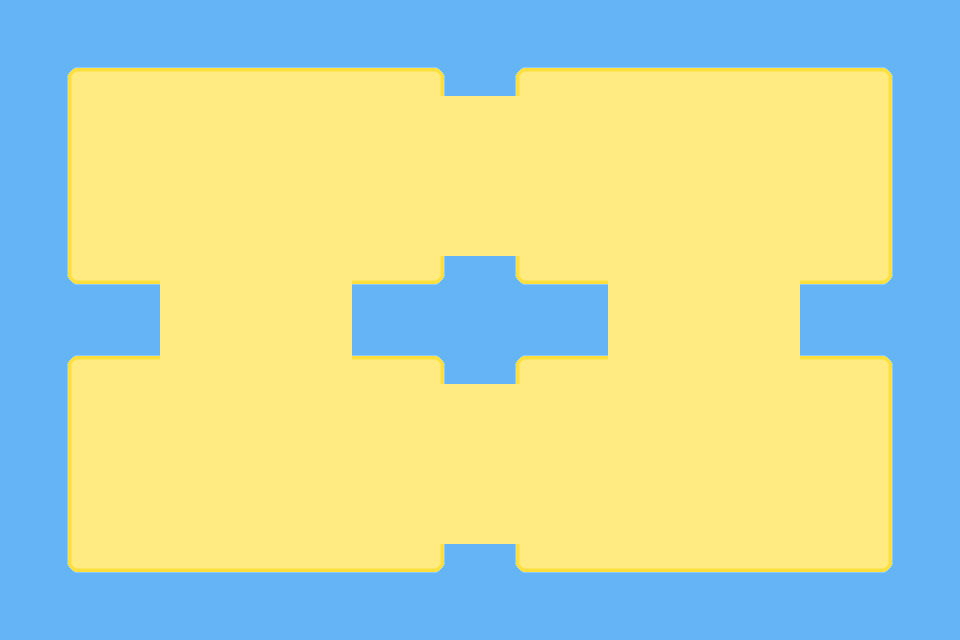

The image is a tile-based game level rendered from a .tmx file. Its description and complete source (layers, tilesets, objects, tile grids) follow:
An orthogonal 30x20 tile map with 32x32 px tiles, 1 tile layer (Tile Layer 1), 4 tilesets.

<map version="1.4" tiledversion="1.4.1" orientation="orthogonal" renderorder="right-down" width="30" height="20" tilewidth="32" tileheight="32" infinite="0" nextlayerid="3" nextobjectid="11">
 <tileset firstgid="1" source="tile_1.tsx" />
 <tileset firstgid="2" source="tile_2.tsx" />
 <tileset firstgid="3" source="tile_3.tsx" />
 <tileset firstgid="4" source="tile_4.tsx" />
 <layer id="1" name="Tile Layer 1" width="30" height="20">
  <data encoding="csv">
4,4,4,4,4,4,4,4,4,4,4,4,4,4,4,4,4,4,4,4,4,4,4,4,4,4,4,4,4,4,
4,4,4,4,4,4,4,4,4,4,4,4,4,4,4,4,4,4,4,4,4,4,4,4,4,4,4,4,4,4,
4,4,2,3,3,3,3,3,3,3,3,3,3,2147483650,4,4,2,3,3,3,3,3,3,3,3,3,3,2147483650,4,4,
4,4,1610612739,1,1,1,1,1,1,1,1,1,1,1,1,1,1,1,1,1,1,1,1,1,1,1,1,3758096387,4,4,
4,4,1610612739,1,1,1,1,1,1,1,1,1,1,1,1,1,1,1,1,1,1,1,1,1,1,1,1,3758096387,4,4,
4,4,1610612739,1,1,1,1,1,1,1,1,1,1,1,1,1,1,1,1,1,1,1,1,1,1,1,1,3758096387,4,4,
4,4,1610612739,1,1,1,1,1,1,1,1,1,1,1,1,1,1,1,1,1,1,1,1,1,1,1,1,3758096387,4,4,
4,4,1610612739,1,1,1,1,1,1,1,1,1,1,1,1,1,1,1,1,1,1,1,1,1,1,1,1,3758096387,4,4,
4,4,1073741826,3221225475,3221225475,1,1,1,1,1,1,3221225475,3221225475,3221225474,4,4,1073741826,3221225475,3221225475,1,1,1,1,1,1,3221225475,3221225475,3221225474,4,4,
4,4,4,4,4,1,1,1,1,1,1,4,4,4,4,4,4,4,4,1,1,1,1,1,1,4,4,4,4,4,
4,4,4,4,4,1,1,1,1,1,1,4,4,4,4,4,4,4,4,1,1,1,1,1,1,4,4,4,4,4,
4,4,2,3,3,1,1,1,1,1,1,3,3,2147483650,4,4,2,3,3,1,1,1,1,1,1,3,3,2147483650,4,4,
4,4,1610612739,1,1,1,1,1,1,1,1,1,1,1,1,1,1,1,1,1,1,1,1,1,1,1,1,3758096387,4,4,
4,4,1610612739,1,1,1,1,1,1,1,1,1,1,1,1,1,1,1,1,1,1,1,1,1,1,1,1,3758096387,4,4,
4,4,1610612739,1,1,1,1,1,1,1,1,1,1,1,1,1,1,1,1,1,1,1,1,1,1,1,1,3758096387,4,4,
4,4,1610612739,1,1,1,1,1,1,1,1,1,1,1,1,1,1,1,1,1,1,1,1,1,1,1,1,3758096387,4,4,
4,4,1610612739,1,1,1,1,1,1,1,1,1,1,1,1,1,1,1,1,1,1,1,1,1,1,1,1,3758096387,4,4,
4,4,1073741826,3221225475,3221225475,3221225475,3221225475,3221225475,3221225475,3221225475,3221225475,3221225475,3221225475,3221225474,4,4,1073741826,3221225475,3221225475,3221225475,3221225475,3221225475,3221225475,3221225475,3221225475,3221225475,3221225475,3221225474,4,4,
4,4,4,4,4,4,4,4,4,4,4,4,4,4,4,4,4,4,4,4,4,4,4,4,4,4,4,4,4,4,
4,4,4,4,4,4,4,4,4,4,4,4,4,4,4,4,4,4,4,4,4,4,4,4,4,4,4,4,4,4
</data>
 </layer>
 <objectgroup id="2" name="Object Layer 1" />
</map>
